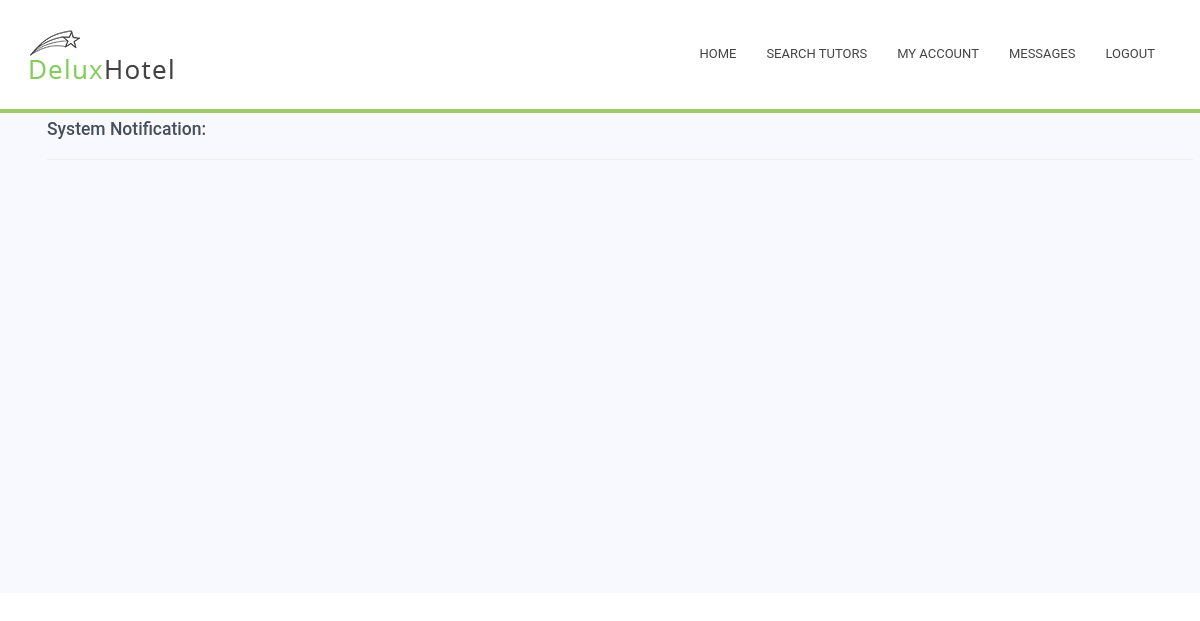
Page /Tutorial/4/message/ (signed in) on the earlier database version.
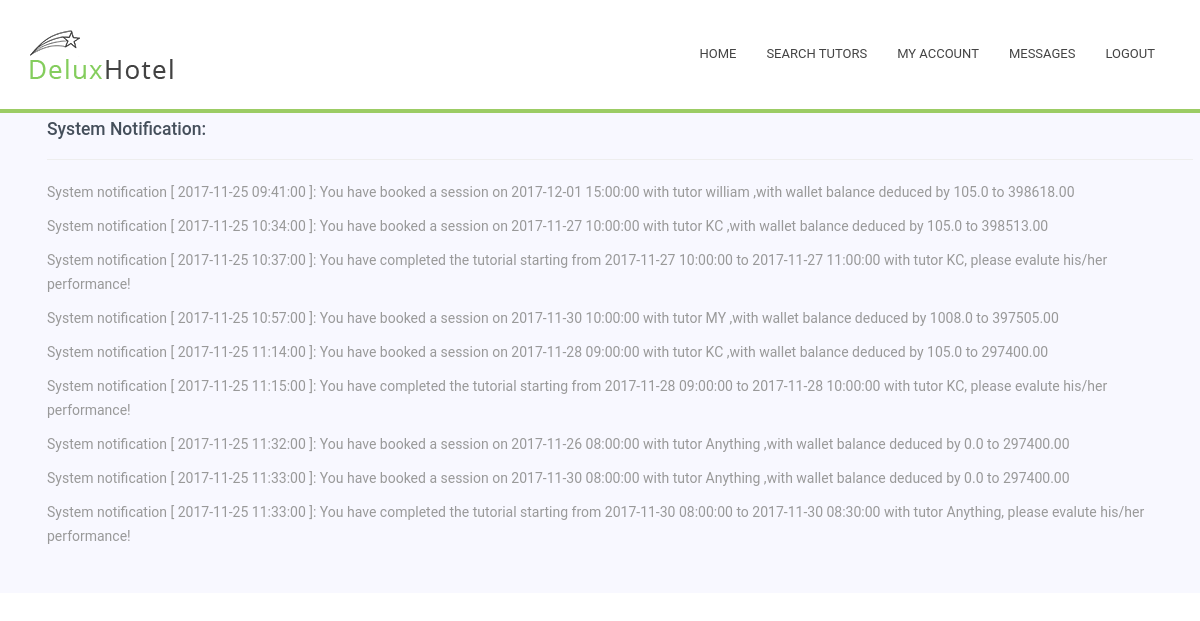
Same page on the later database version.
### Tutorial/models.py (models this page shows, shortened)
class Notification(models.Model):
    content = models.CharField(max_length=500)
    myuser = models.ForeignKey(MyUser, on_delete=models.CASCADE,null=True)

### Tutorial/views.py (the view)
# urls.py: url(r'^(?P<myuser_id>[0-9]+)/message/$', views.message, name='message'),
def message(request, myuser_id):
    if not request.user.is_authenticated() or request.user.is_anonymous(): #visitor or client
        return render(request, 'home.html')
    if not MyUser.objects.filter(user=request.user):
        HttpResponseRedirect('/Tutorial/admin/')
    myuser = MyUser.objects.get(user=request.user) #myuser = get_object_or_404(MyUser, pk=myuser_id)
    messages = Notification.objects.filter(myuser=myuser)
    return render(request, 'message/message.html', {'user': myuser, 'messages': messages})

### Tutorial/templates/message/message.html (shortened to what this page needs)
{% extends "myaccount/myaccount.html" %}
{% block content%}
		<div id="Message" style="background-color : #F8F8FF; padding : 7px; height : 60%;">
			<ul style="  color : #454f5b; text-decoration: none;">
				<h3>System Notification: {{user.name}}</h3>
				<hr>
                {%for msg in messages%}
					<p>{{msg.content}}</p>
				{%endfor%}
			</ul>
		</div>
{% endblock %}

Differences in the rows shown:
added Notification: content "System notification [ 2017-11-25 09:41:00 ]: You have booked a session on 2017-12-01 15:00:00 with tutor william ,with wallet balance deduced by 105.0 to 398618.00"
added Notification: content "System notification [ 2017-11-25 10:34:00 ]: You have booked a session on 2017-11-27 10:00:00 with tutor KC ,with wallet balance deduced by 105.0 to 398513.00"
added Notification: content "System notification [ 2017-11-25 10:37:00 ]: You have completed the tutorial starting from 2017-11-27 10:00:00 to 2017-11-27 11:00:00 with tutor KC, please evalute his/her performance!"
added Notification: content "System notification [ 2017-11-25 10:57:00 ]: You have booked a session on 2017-11-30 10:00:00 with tutor MY ,with wallet balance deduced by 1008.0 to 397505.00"
added Notification: content "System notification [ 2017-11-25 11:14:00 ]: You have booked a session on 2017-11-28 09:00:00 with tutor KC ,with wallet balance deduced by 105.0 to 297400.00"
added Notification: content "System notification [ 2017-11-25 11:15:00 ]: You have completed the tutorial starting from 2017-11-28 09:00:00 to 2017-11-28 10:00:00 with tutor KC, please evalute his/her performance!"
added Notification: content "System notification [ 2017-11-25 11:32:00 ]: You have booked a session on 2017-11-26 08:00:00 with tutor Anything ,with wallet balance deduced by 0.0 to 297400.00"
added Notification: content "System notification [ 2017-11-25 11:33:00 ]: You have booked a session on 2017-11-30 08:00:00 with tutor Anything ,with wallet balance deduced by 0.0 to 297400.00"
added Notification: content "System notification [ 2017-11-25 11:33:00 ]: You have completed the tutorial starting from 2017-11-30 08:00:00 to 2017-11-30 08:30:00 with tutor Anything, please evalute his/her performance!"
